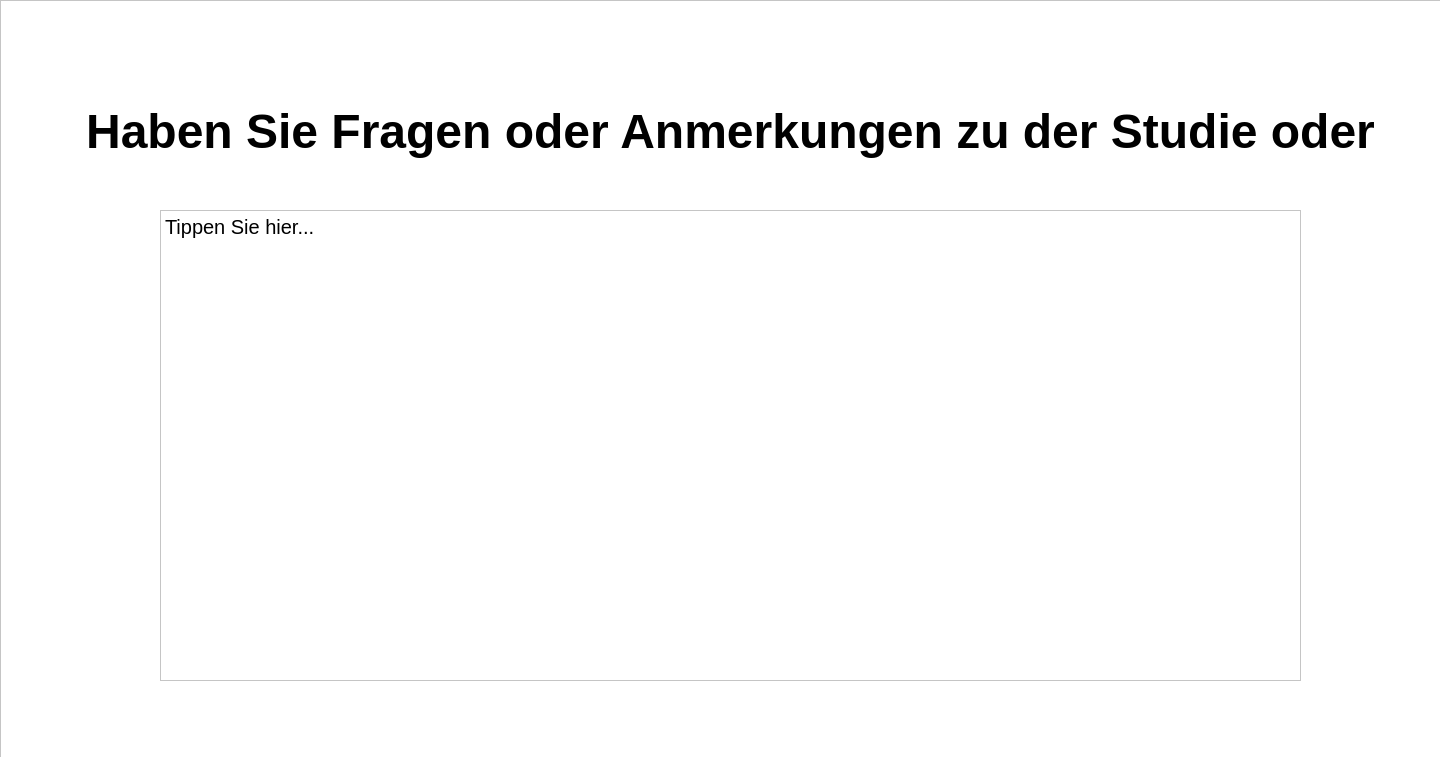
<?xml version="1.0" encoding="UTF-8"?>
<ui version="4.0">
 <class>Form</class>
 <widget class="QWidget" name="Form">
  <property name="geometry">
   <rect>
    <x>0</x>
    <y>0</y>
    <width>1440</width>
    <height>757</height>
   </rect>
  </property>
  <property name="windowTitle">
   <string>Form</string>
  </property>
  <widget class="QFrame" name="frame">
   <property name="geometry">
    <rect>
     <x>0</x>
     <y>0</y>
     <width>1511</width>
     <height>1041</height>
    </rect>
   </property>
   <property name="styleSheet">
    <string notr="true">background-color: white;</string>
   </property>
   <property name="frameShape">
    <enum>QFrame::StyledPanel</enum>
   </property>
   <property name="frameShadow">
    <enum>QFrame::Raised</enum>
   </property>
   <widget class="QPushButton" name="weiterBtn">
    <property name="geometry">
     <rect>
      <x>1130</x>
      <y>760</y>
      <width>231</width>
      <height>81</height>
     </rect>
    </property>
    <property name="autoFillBackground">
     <bool>false</bool>
    </property>
    <property name="styleSheet">
     <string notr="true">background-color: blue; font: bold 30px; color: white;</string>
    </property>
    <property name="text">
     <string>Weiter</string>
    </property>
    <property name="autoDefault">
     <bool>false</bool>
    </property>
    <property name="default">
     <bool>false</bool>
    </property>
    <property name="flat">
     <bool>false</bool>
    </property>
   </widget>
   <widget class="QTextBrowser" name="textBrowser">
    <property name="geometry">
     <rect>
      <x>30</x>
      <y>100</y>
      <width>1401</width>
      <height>61</height>
     </rect>
    </property>
    <property name="frameShape">
     <enum>QFrame::NoFrame</enum>
    </property>
    <property name="verticalScrollBarPolicy">
     <enum>Qt::ScrollBarAlwaysOff</enum>
    </property>
    <property name="horizontalScrollBarPolicy">
     <enum>Qt::ScrollBarAlwaysOff</enum>
    </property>
    <property name="html">
     <string>&lt;!DOCTYPE HTML PUBLIC &quot;-//W3C//DTD HTML 4.0//EN&quot; &quot;http://www.w3.org/TR/REC-html40/strict.dtd&quot;&gt;
&lt;html&gt;&lt;head&gt;&lt;meta name=&quot;qrichtext&quot; content=&quot;1&quot; /&gt;&lt;style type=&quot;text/css&quot;&gt;
p, li { white-space: pre-wrap; }
&lt;/style&gt;&lt;/head&gt;&lt;body style=&quot; font-family:'.AppleSystemUIFont'; font-size:13pt; font-weight:400; font-style:normal;&quot;&gt;
&lt;p align=&quot;center&quot; style=&quot; margin-top:0px; margin-bottom:0px; margin-left:0px; margin-right:0px; -qt-block-indent:0; text-indent:0px;&quot;&gt;&lt;span style=&quot; font-family:'Helvetica Neue'; font-size:36pt; font-weight:600;&quot;&gt;Haben Sie Fragen oder Anmerkungen zu der Studie oder Ihren Antworten?&lt;/span&gt;&lt;span style=&quot; font-size:36pt; font-weight:600;&quot;&gt; &lt;/span&gt;&lt;/p&gt;&lt;/body&gt;&lt;/html&gt;</string>
    </property>
   </widget>
   <widget class="QPlainTextEdit" name="plainTextEdit">
    <property name="geometry">
     <rect>
      <x>160</x>
      <y>210</y>
      <width>1141</width>
      <height>471</height>
     </rect>
    </property>
    <property name="font">
     <font>
      <pointsize>15</pointsize>
     </font>
    </property>
    <property name="whatsThis">
     <string/>
    </property>
    <property name="tabChangesFocus">
     <bool>false</bool>
    </property>
    <property name="documentTitle">
     <string/>
    </property>
    <property name="plainText">
     <string>Tippen Sie hier...
</string>
    </property>
    <property name="backgroundVisible">
     <bool>false</bool>
    </property>
   </widget>
  </widget>
 </widget>
 <resources/>
 <connections/>
</ui>
